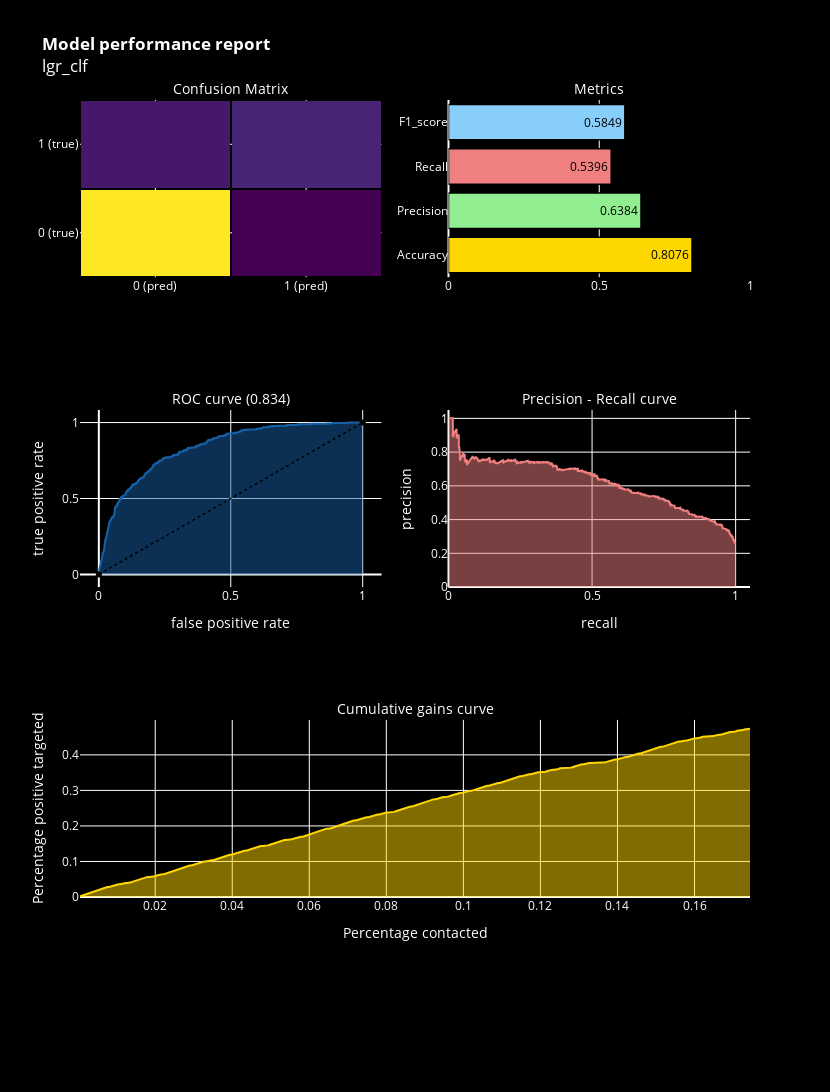

The cell this chart's notebook holds for it:
### Code cell
# Running logistic regression model
from sklearn.linear_model import LogisticRegression

lgr_clf = LogisticRegression()
lgr_clf.fit(X_train, y_train)
y_pred = lgr_clf.predict(X_test)
y_score = lgr_clf.predict_proba(X_test)[:,1]

model_performance('lgr_clf')

### Figure 1 — Plotly figure (JSON) as saved in the notebook; plotly's stock layout.template omitted (floating-point values rounded to 4 significant figures; data arrays with more than 128 entries replaced by an {"elided": "..."} marker saying what was removed)
{"data": [{"colorscale": [[0, "#440154"], [0.1111, "#482878"], [0.2222, "#3e4989"], [0.3333, "#31688e"], [0.4444, "#26828e"], [0.5556, "#1f9e89"], [0.6667, "#35b779"], [0.7778, "#6ece58"], [0.8889, "#b5de2b"], [1, "#fde725"]], "showscale": false, "x": ["0 (pred)", "1 (pred)"], "xaxis": "x", "xgap": 2, "y": ["0 (true)", "1 (true)"], "yaxis": "y", "ygap": 2, "z": [[1418, 162], [244, 286]], "type": "heatmap"}, {"marker": {"color": ["gold", "lightgreen", "lightcoral", "lightskyblue"], "line": {"color": "#000000", "width": 1.5}}, "opacity": 1, "orientation": "h", "text": [0.8076, 0.6384, 0.5396, 0.5849], "textfont": {"color": "black"}, "textposition": "auto", "x": [0.8076, 0.6384, 0.5396, 0.5849], "xaxis": "x2", "y": ["Accuracy", "Precision", "Recall", "F1_score"], "yaxis": "y2", "type": "bar"}, {"fill": "tozeroy", "line": {"color": "rgb(22, 96, 167)", "width": 2}, "name": "Roc : 0.834", "x": {"elided": "559 float values"}, "xaxis": "x3", "y": {"elided": "559 float values"}, "yaxis": "y3", "type": "scatter"}, {"line": {"color": "black", "dash": "dot", "width": 1.5}, "x": [0, 1], "xaxis": "x3", "y": [0, 1], "yaxis": "y3", "type": "scatter"}, {"fill": "tozeroy", "line": {"color": "lightcoral", "width": 2}, "name": "Precision[0.26147015 0.26110563 0.26123457 ... 1.         1.         1.        ]", "x": {"elided": "2024 float values"}, "xaxis": "x4", "y": {"elided": "2024 float values"}, "yaxis": "y4", "type": "scatter"}, {"fill": "tozeroy", "line": {"color": "gold", "width": 2}, "x": {"elided": "368 float values"}, "xaxis": "x5", "y": {"elided": "2110 float values"}, "yaxis": "y5", "type": "scatter"}], "layout": {"annotations": [{"font": {"color": "white", "size": 14}, "showarrow": false, "text": "Confusion Matrix", "x": 0.225, "xanchor": "center", "xref": "paper", "y": 1, "yanchor": "bottom", "yref": "paper"}, {"font": {"color": "white", "size": 14}, "showarrow": false, "text": "Metrics", "x": 0.775, "xanchor": "center", "xref": "paper", "y": 1, "yanchor": "bottom", "yref": "paper"}, {"font": {"color": "white", "size": 14}, "showarrow": false, "text": "ROC curve (0.834)", "x": 0.225, "xanchor": "center", "xref": "paper", "y": 0.6111, "yanchor": "bottom", "yref": "paper"}, {"font": {"color": "white", "size": 14}, "showarrow": false, "text": "Precision - Recall curve", "x": 0.775, "xanchor": "center", "xref": "paper", "y": 0.6111, "yanchor": "bottom", "yref": "paper"}, {"font": {"color": "white", "size": 14}, "showarrow": false, "text": "Cumulative gains curve", "x": 0.5, "xanchor": "center", "xref": "paper", "y": 0.2222, "yanchor": "bottom", "yref": "paper"}], "autosize": false, "font": {"color": "white"}, "height": 1500, "margin": {"b": 195}, "paper_bgcolor": "black", "plot_bgcolor": "black", "showlegend": false, "title": {"text": "<b>Model performance report</b><br>lgr_clf"}, "width": 830, "xaxis": {"anchor": "y", "color": "white", "domain": [0, 0.45], "type": "category", "range": [-0.5, 1.5], "autorange": true}, "yaxis": {"anchor": "x", "color": "white", "domain": [0.7778, 1], "type": "category", "range": [-0.5, 1.5], "autorange": true}, "xaxis2": {"anchor": "y2", "color": "white", "domain": [0.55, 1], "range": [0, 1], "type": "linear"}, "yaxis2": {"anchor": "x2", "color": "white", "domain": [0.7778, 1], "type": "category", "range": [-0.5, 3.5], "autorange": true}, "xaxis3": {"anchor": "y3", "color": "white", "domain": [0, 0.45], "title": {"text": "false positive rate"}, "type": "linear", "range": [-0.07135, 1.071], "autorange": true}, "yaxis3": {"anchor": "x3", "color": "white", "domain": [0.3889, 0.6111], "title": {"text": "true positive rate"}, "type": "linear", "range": [-0.0734, 1.073], "autorange": true}, "xaxis4": {"anchor": "y4", "color": "white", "domain": [0.55, 1], "range": [0, 1.05], "title": {"text": "recall"}, "type": "linear"}, "yaxis4": {"anchor": "x4", "color": "white", "domain": [0.3889, 0.6111], "range": [0, 1.05], "title": {"text": "precision"}, "type": "linear"}, "xaxis5": {"anchor": "y5", "color": "white", "domain": [0, 1], "title": {"text": "Percentage contacted"}, "type": "linear", "range": [0.0004739, 0.1744], "autorange": true}, "yaxis5": {"anchor": "x5", "color": "white", "domain": [0, 0.2222], "title": {"text": "Percentage positive targeted"}, "type": "linear", "range": [0, 0.4985], "autorange": true}}}
